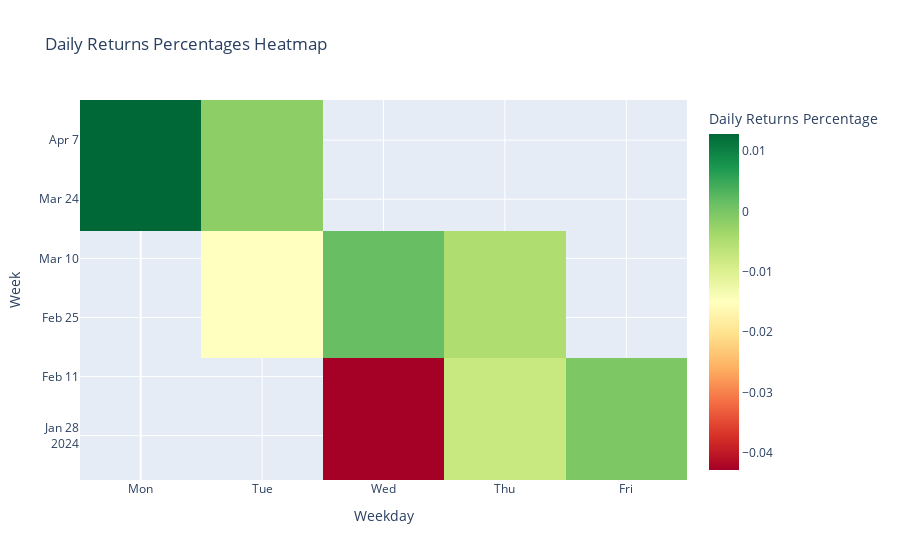

The notebook cell saved with this chart:
### Code cell
import plotly.graph_objects as go

# Create a DataFrame for daily returns percentages
daily_returns = data['Close'].pct_change().dropna()

# Create a list of dates
dates = daily_returns.index

# Create a list of weekdays (0 for Monday, 6 for Sunday)
weekdays = [date.weekday() for date in dates]

# Create a list of weeks
weeks = [date.strftime('%Y-%U') for date in dates]

# Create a list of daily returns percentages
returns = daily_returns.values

# Create a heatmap
fig = go.Figure(data=go.Heatmap(
    z=returns,
    x=weekdays,
    y=weeks,
    colorscale='RdYlGn',  # Red to Green colormap
    colorbar=dict(title='Daily Returns Percentage'),
))

# Customize layout
fig.update_layout(
    title='Daily Returns Percentages Heatmap',
    xaxis_title='Weekday',
    yaxis_title='Week',
    xaxis=dict(tickmode='array', tickvals=list(range(7)), ticktext=['Mon', 'Tue', 'Wed', 'Thu', 'Fri', 'Sat', 'Sun']),
)

# Show the heatmap
fig.show()

### Figure 1 — Plotly figure (JSON) as saved in the notebook; plotly's stock layout.template omitted (floating-point values rounded to 4 significant figures)
{"data": [{"colorbar": {"title": {"text": "Daily Returns Percentage"}}, "colorscale": [[0, "rgb(165,0,38)"], [0.1, "rgb(215,48,39)"], [0.2, "rgb(244,109,67)"], [0.3, "rgb(253,174,97)"], [0.4, "rgb(254,224,139)"], [0.5, "rgb(255,255,191)"], [0.6, "rgb(217,239,139)"], [0.7, "rgb(166,217,106)"], [0.8, "rgb(102,189,99)"], [0.9, "rgb(26,152,80)"], [1, "rgb(0,104,55)"]], "type": "heatmap", "x": [2, 3, 4, 1, 2, 3, 0, 1], "y": ["2024-02", "2024-02", "2024-02", "2024-03", "2024-03", "2024-03", "2024-04", "2024-04"], "z": [-0.04282, -0.007618, -0.0002713, -0.01501, 0.001496, -0.004797, 0.01284, -0.001642]}], "layout": {"title": {"text": "Daily Returns Percentages Heatmap"}, "xaxis": {"tickmode": "array", "ticktext": ["Mon", "Tue", "Wed", "Thu", "Fri", "Sat", "Sun"], "tickvals": [0, 1, 2, 3, 4, 5, 6], "title": {"text": "Weekday"}}, "yaxis": {"title": {"text": "Week"}}}}
